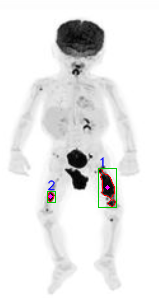
#> input picture resultados/kmeans/characterization.png, 159 x 298 px
$ python -i segment_pet.py   (imports and definitions only)
#> lines starting #> are read from the running program, lines starting #| are printed output that depends on the picture; after the words box and inside, x2 and y2 are one past the last pixel; in counts of white or black regions, pixels touching at a corner belong together
"""
Segmentación y caracterización de objetos en PET de cuerpo completo.

Cumple la consigna del trabajo:
    1. Pre-procesar la imagen.
    2. Obtener los bordes.
    3. Obtener bounding box de cada objeto.
    4. Obtener features (área, perímetro, centroide, ejes, orientación,
       excentricidad, compacidad, intensidad media).
    5. Generar máscara binaria con post-procesamiento morfológico
       (erosión + dilatación explícitas).
    6. Generar, a partir de la máscara, un recorte por objeto.

Ofrece DOS métodos de segmentación intercambiables (--method):
    - region   : Umbralización por percentil + Region Growing (BFS).
    - kmeans   : Clustering K-Means en intensidades (cluster más caliente).
    - both     : Ejecuta los dos y produce salidas comparativas.

Post-procesamiento morfológico:
    Tras la segmentación, se aplica un pipeline de morfología explícita:
        1. Erosión  — separa regiones débilmente conectadas y elimina ruido
           y blobs pequeños de captación fisiológica (ej. cerebro).
        2. Dilatación — recupera los bordes del tumor (más iteraciones que la
           erosión para capturar píxeles de borde con menor captación).
        3. Cierre — sella huecos internos residuales.
        4. Filtro por área — descarta componentes menores al umbral.
        5. Filtro por forma — descarta componentes con perfil de órgano
           (grandes + compactos + sólidos) usando compacidad y solidez.
    Se generan imágenes intermedias de cada paso en resultados/<método>/morfologia/.

Filtro anatómico opcional (--filter-anatomy):
    Descarta componentes con área excesiva o ubicados en la franja superior
    de la imagen (cabeza) o muy inferior (vejiga). Es una HEURÍSTICA, no
    una solución rigurosa: el método correcto requeriría un atlas anatómico
    o exclusión manual por ROI.

Uso:
    python3 segment_pet.py [imagen] [--method region|kmeans|both]
                           [--filter-anatomy] [--no-show]

Dependencias: numpy, opencv-python, matplotlib.
"""

from __future__ import annotations

import argparse
import csv
import math
import sys
from collections import deque
from pathlib import Path

import cv2
import matplotlib.pyplot as plt
import numpy as np


# Segmentación
HOT_PERCENTILE = 90.0          # Top 10% de intensidad dentro del cuerpo
REGION_GROW_TOLERANCE = 25     # Tolerancia en intensidad para crecer
KMEANS_K = 4                   # Número de clusters para K-Means
KMEANS_ATTEMPTS = 5            # Reinicios de K-Means (mejora estabilidad)
MIN_LESION_AREA = 15           # Área mínima (px) para conservar un componente
MORPH_KERNEL = 3               # Tamaño del kernel de morfología (cierre final)
BODY_BG_THRESHOLD = 240        # Píxeles > este valor se consideran fondo blanco
CANNY_LOW = 40                 # Umbral inferior de Canny
CANNY_HIGH = 120               # Umbral superior de Canny
CROP_PAD = 4                   # Margen alrededor de cada recorte

# Morfología explícita (erosión + dilatación)
ERODE_KERNEL = 3               # Tamaño del kernel de erosión
ERODE_ITERATIONS = 2           # Iteraciones de erosión (separa regiones, elimina ruido)
DILATE_KERNEL = 3              # Tamaño del kernel de dilatación
DILATE_ITERATIONS = 3          # Iteraciones de dilatación (recupera bordes del tumor)

# Filtro por forma (discriminación órgano vs tumor)
# Un componente se clasifica como órgano si cumple TODAS estas condiciones:
#   área > ORGAN_MIN_AREA  AND  compacidad > ORGAN_MIN_COMPACTNESS  AND  solidez > ORGAN_MIN_SOLIDITY
# Órganos (cerebro, hígado): grandes, redondeados, contorno suave
# Tumores: más pequeños y/o bordes irregulares
ORGAN_MIN_AREA = 350           # Área mínima (px) para evaluar si es órgano
ORGAN_MIN_COMPACTNESS = 0.40   # Compacidad mínima (4πA/P²) para perfil de órgano
ORGAN_MIN_SOLIDITY = 0.65      # Solidez mínima (área/convex_hull) para perfil de órgano

# Filtro anatómico (heurístico, opcional con --filter-anatomy)
EXCLUDE_TOP_FRACTION = 0.30    # Centroides en el 30% superior → cabeza
EXCLUDE_BOTTOM_FRACTION = 0.93 # Centroides en el 7% inferior → vejiga
MAX_OBJECT_AREA = 500          # Componentes > este área → órganos (no lesión)


# ---------------------------------------------------------------------------
# Pre-procesamiento y máscara del cuerpo
# ---------------------------------------------------------------------------

# [13 lines left out: functions load_grayscale, preprocess, not called in this run]


def body_mask(gray: np.ndarray) -> np.ndarray:
    th = np.where(gray < BODY_BG_THRESHOLD, 255, 0).astype(np.uint8)
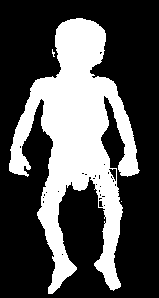
#> th: shape (298, 159); 32.4% white; 3 white regions (2 under 20 px), largest, box (x1, y1, x2, y2) and area: (9, 18, 140, 294) 15323
    kernel = cv2.getStructuringElement(cv2.MORPH_ELLIPSE, (5, 5))
    th = cv2.morphologyEx(th, cv2.MORPH_CLOSE, kernel, iterations=3)
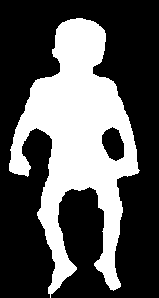
#> th: shape (298, 159); 34.3% white; 1 white region, box (x1, y1, x2, y2) and area: (9, 18, 140, 298) 16256
    th = cv2.morphologyEx(th, cv2.MORPH_OPEN, kernel, iterations=1)
#> th: shape (298, 159); 34.3% white; 1 white region, box (x1, y1, x2, y2) and area: (9, 18, 139, 295) 16242

    num, labels, stats, _ = cv2.connectedComponentsWithStats(th, connectivity=8)
#> num = 2; stats = [[0, 0, 159, 298, 31140], [9, 18, 130, 277, 16242]]
    mask = np.zeros_like(th)
    for i in range(1, num):
        if stats[i, cv2.CC_STAT_AREA] >= 500:
            mask[labels == i] = 255
    return mask


# [763 lines left out: functions detect_edges, hot_candidates, seeds_from_candidates, region_growing, segment_region, kmeans_segmentation and 20 more, not called in this run]


# [2 lines not run here, left out]

>>> import cv2
>>> picture = cv2.imread('resultados/kmeans/characterization.png', cv2.IMREAD_GRAYSCALE)
>>> result = body_mask(picture)
